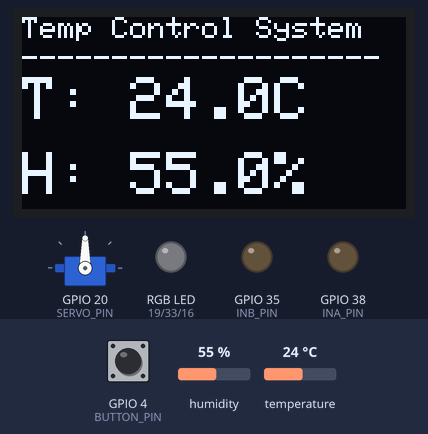
A sketch run on a simulated ESP32. On the bench: servo, 128×64 one-colour display, an RGB LED mixed from three pins (HIGH = lit), output pins drawn as LEDs (lit = HIGH). The test bench sets the inputs (shaded band); at power-on: humidity 55 %, GPIO 4 (BUTTON_PIN) HIGH, temperature 24 °C. The display library's start-up logo is not drawn; what the sketch prints to the serial monitor is not drawn.

Above: at 3.2 s.
3.3 s: humidity set to 22 %
At 5.0 s:
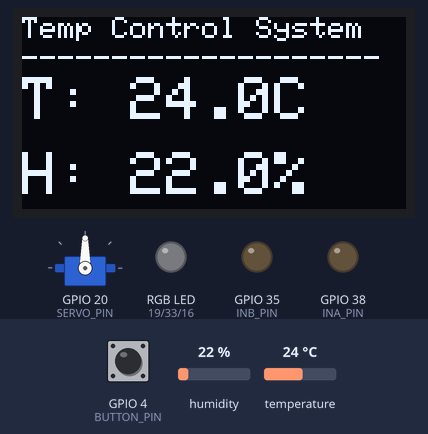
6.0 s: GPIO 4 (BUTTON_PIN) pulled LOW for 2.35 s
At 6.8 s:
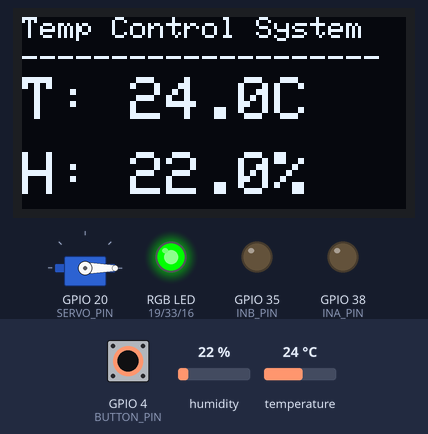
9.8 s: temperature set to 27.5 °C
At 12.5 s:
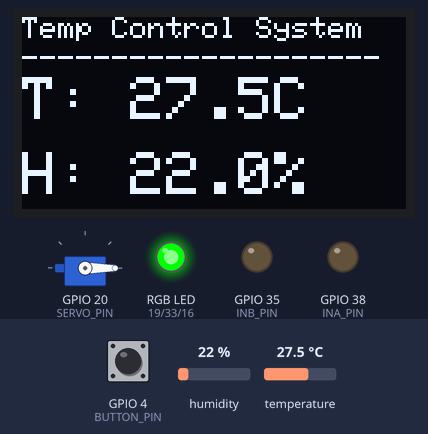
13.7 s: temperature set to 28.5 °C
At 16.3 s:
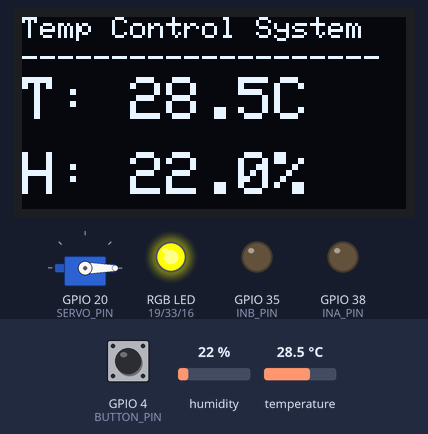
16.7 s: humidity set to 83 %
At 19.4 s:
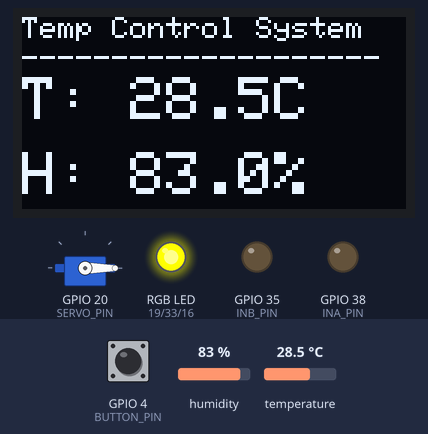
19.7 s: humidity set to 86 %
At 22.2 s:
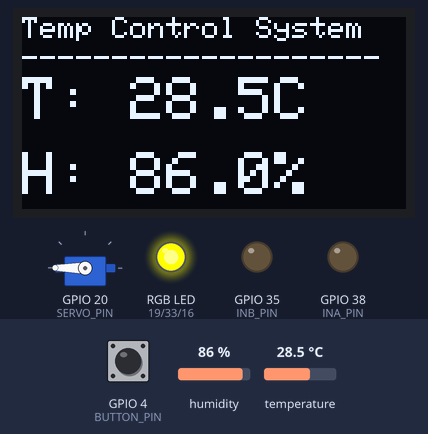
Timing chart, 0 to 23.7 s (numbered marks = the images above; inputs shaded):
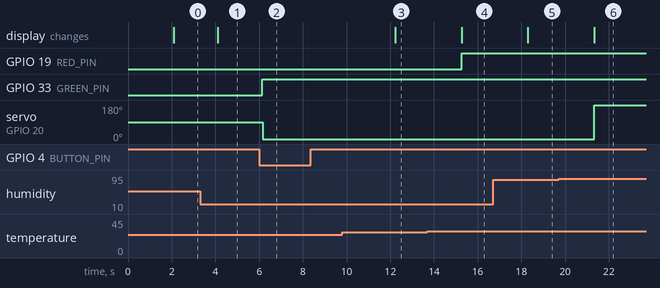

The sketch:

temperature-control-system.ino
```cpp
// ======================= PROJECT: Temperature Control System =======================
// Components: ESP32, DHT22, OLED, Push Button, RGB LED, Fan Motor, Servo Motor
// Functionality: Controls a fan motor based on temperature readings & a servo motor based on humidity
// FUNCTIONALITIES
// - DHT22 Sensor measures temperature and humidity.
// - OLED Display shows real-time temperature and humidity values.
// - Fan is activated when the temperature exceeds 29°C.
// - Push Button toggles the system ON/OFF(when long-pressed) and stops the servo & fan when double-pressed.
// - RGB LED visually indicates system states:
//   - BLUE → Blinking every 2s (System ON).
//   - GREEN → Temperature ≤ 24°C (Cool).
//   - YELLOW → Temperature 25°C - 27.9°C (Moderate).
//   - RED → Temperature ≥ 29°C (High, Servo ON).
// - Serial Monitor logs all actions and system statuses for debugging.

// Author: Angaza Elimu - Buni Team | May, 2025

#include <Adafruit_SSD1306.h>
#include <Adafruit_GFX.h>
#include <DHT.h>
#include <ESP32Servo.h>

// ==================== PIN DEFINITIONS ====================
#define DHTPIN 7           // DHT22 data pin
#define DHTTYPE DHT22      // DHT sensor type
#define OLED_RESET -1      // OLED reset (not used)
#define I2C_SCL 2  //SCL
#define I2C_SDA 42  //SDA
#define BUTTON_PIN 4       // Push button pin
#define RED_PIN 19         // RGB LED - Red
#define GREEN_PIN 33       // RGB LED - Green
#define BLUE_PIN 16        // RGB LED - Blue
#define INA_PIN 38         // FAN PINS
#define INB_PIN 35         // FAN PINS
#define SERVO_PIN 20        // Servo motor pin

// ==================== OBJECT INITIALIZATION ====================
DHT dht(DHTPIN, DHTTYPE);
Adafruit_SSD1306 display(128, 64, &Wire, OLED_RESET);
Servo servoMotor;

// ==================== SYSTEM VARIABLES ====================
const float MAX_TEMP_THRESHOLD = 29.0;
const float MIN_TEMP_THRESHOLD = 27.0;
const float MAX_HUMID_THRESHOLD = 85.0;

bool systemActive = false;
bool fanRunning = false;
unsigned long lastButtonPress = 0;
unsigned long debounceDelay = 50;
int buttonPressCount = 0;

// ==================== FUNCTION TO CONTROL RGB LED ====================
void setRGB(int r, int g, int b) {
  analogWrite(RED_PIN, r);
  analogWrite(GREEN_PIN, g);
  analogWrite(BLUE_PIN, b);
}

// ==================== FUNCTION TO SWEEP FAN ====================
void spinFan() {
  if (fanRunning) {
    // Spin the fan
    digitalWrite(INA_PIN,LOW);
    Serial.println("Fan spinning");
    digitalWrite(INB_PIN,HIGH);
  }
  else{
    // Stop the fan
    digitalWrite(INA_PIN,LOW);
    Serial.println("Fan stopped");
    digitalWrite(INB_PIN,LOW);
  }
}

// ==================== FUNCTION TO CONTROL SERVO ====================
void controlServo(float humidity) {
  if (humidity >= MAX_HUMID_THRESHOLD) {
    Serial.println("High Humidity! Sweeping Servo to 180 degrees");
    servoMotor.write(180);
    delay(1000);
  } else if (humidity < MAX_HUMID_THRESHOLD - 1) {
    Serial.println("Humidity Normal. Returning Servo to 0 degrees");
    servoMotor.write(0);
    delay(1000);
  }
}

// ==================== FUNCTION TO READ TEMPERATURE ====================
float readTemperature() {
  float temp = dht.readTemperature();
  return (isnan(temp)) ? -1 : temp;  // Handle sensor read error
}

// ==================== FUNCTION TO READ HUMIDITY ====================
float readHumidity() {
  float hum = dht.readHumidity();
  return (isnan(hum)) ? -1 : hum;
}

// ==================== FUNCTION TO UPDATE OLED ====================
void updateOLED(float temperature, float humidity) {
  display.clearDisplay();

  // Title
  display.setTextSize(1); // Smaller title to save space
  display.setTextColor(WHITE);
  display.setCursor(0, 0);
  display.println("Temp Control System");

  // Divider line
  display.setCursor(0, 10);
  display.println("--------------------");

  // Temperature
  display.setTextSize(2); // Larger text for key values
  display.setCursor(0, 20);
  display.print("T: ");
  display.print(temperature, 1); // 1 decimal place
  display.println("C");

  // Humidity
  display.setCursor(0, 45);
  display.print("H: ");
  display.print(humidity, 1);
  display.println("%");

  display.display();
}

// ==================== FUNCTION TO HANDLE BUTTON PRESS ====================
void handleButtonPress() {
  static unsigned long firstPressTime = 0; // Store time of first press

  if (millis() - lastButtonPress > debounceDelay) {
    lastButtonPress = millis();
    buttonPressCount++;

    Serial.print("Button Press Count: ");
    Serial.println(buttonPressCount); // Print the number of detected button presses

    if (buttonPressCount == 1) {
      firstPressTime = millis(); // Record time of first press
    }
    else if (buttonPressCount == 2) {
      if (millis() - firstPressTime <= 300) { // Double press detected within 300ms
        fanRunning = false;  // Stop the stop
        spinFan();
      }
      buttonPressCount = 0; // Reset press count after action
    }
  }
}

// ==================== SETUP FUNCTION ====================
void setup() {
  Serial.begin(115200);
  dht.begin();
  servoMotor.attach(SERVO_PIN);

  // Initialize I2C with custom SDA and SCL
  Wire.begin(I2C_SDA, I2C_SCL);  // Important fix for custom I2C pins

  // Initialize OLED
  if (!display.begin(SSD1306_SWITCHCAPVCC, 0x3C)) {
    Serial.println("OLED failed to initialize.");
    while (1);
  }
  display.display();
  delay(2000);

  // Set pin modes
  pinMode(BUTTON_PIN, INPUT);
  pinMode(RED_PIN, OUTPUT);
  pinMode(GREEN_PIN, OUTPUT);
  pinMode(BLUE_PIN, OUTPUT);

  // pins functionality definition
  pinMode(INA_PIN, OUTPUT);
  pinMode(INB_PIN, OUTPUT);

  // Initial state
  setRGB(0, 0, 0); // RGB off
}

// ==================== LOOP FUNCTION ====================
void loop() {
  // read DHT22 sensor value and display on OLED screen
  float temperature = readTemperature();
  float humidity = dht.readHumidity();
  updateOLED(temperature, humidity);

  if (temperature == -1) {
    Serial.println("DHT22 Sensor Error!");
    return;
  }

  Serial.print("Temperature: ");
  Serial.print(temperature);
  Serial.println("°C");

  Serial.print("Humidity: ");
  Serial.print(humidity);
  Serial.println("%");

  // Button handling
  if (digitalRead(BUTTON_PIN) == LOW) {
    handleButtonPress();
  }

  // Handle system activation/deactivation
  if (buttonPressCount == 1) {
    systemActive = !systemActive;
    Serial.print("System ");
    Serial.println(systemActive ? "Activated" : "Deactivated");
    buttonPressCount = 0;
  }

  // Control Fan Motor and RGB LED
  if (systemActive) {
    setRGB(0, 0, 255); // Blue (System ON)

    if (temperature >= MAX_TEMP_THRESHOLD) {
      Serial.println("High Temp! Activating Cooling...");
      fanRunning = true; // start fan spinning
      setRGB(255, 0, 0); // Red (High Temp)
      spinFan();
    }
    else if (temperature >= MAX_TEMP_THRESHOLD - 1) {
      Serial.println("Moderate Temperature.");
      setRGB(255, 255, 0); // Yellow (Moderate Temp)
    }
    else if (temperature < MAX_TEMP_THRESHOLD) {
      Serial.println("Cool Temperature.");
      fanRunning = false; // stop fan
      setRGB(0, 255, 0); // Green (Cool Temp)
      spinFan();
    }
    else if (temperature <= MIN_TEMP_THRESHOLD) {
      Serial.println("Cool Temperature.");
      setRGB(0, 255, 0); // Green (Cool Temp)
    }

    controlServo(humidity);

  } else {
    setRGB(0, 0, 0); // Turn off LED (System OFF)

    // stop the fan
    fanRunning = false; // change fan state
    spinFan();
  }

  delay(2000);  // System update delay
}
```

Measured:
- the behaviour switches between 27.9 and 28 °C on temperature (found by bisection; images 3 and 4)
- the behaviour switches between 84 and 85 % on humidity (found by bisection; images 5 and 6)
- after the input at 3.3 s, the display: changes after 0.82 s (image 1)
- after the input at 6.0 s, GPIO 33 (GREEN_PIN): LOW → HIGH after 0.15 s; servo on GPIO 20 (SERVO_PIN): 90° → 0° after 0.16 s
- after the input at 9.8 s, the display: changes after 2.4 s (image 3)
- after the input at 13.7 s, GPIO 19 (RED_PIN): LOW → HIGH after 1.6 s; the display: changes after 1.6 s (image 4)
- after the input at 16.7 s, the display: changes after 1.6 s (image 5)
- after the input at 19.7 s, servo on GPIO 20 (SERVO_PIN): 0° → 180° after 1.6 s; the display: changes after 1.6 s (image 6)
